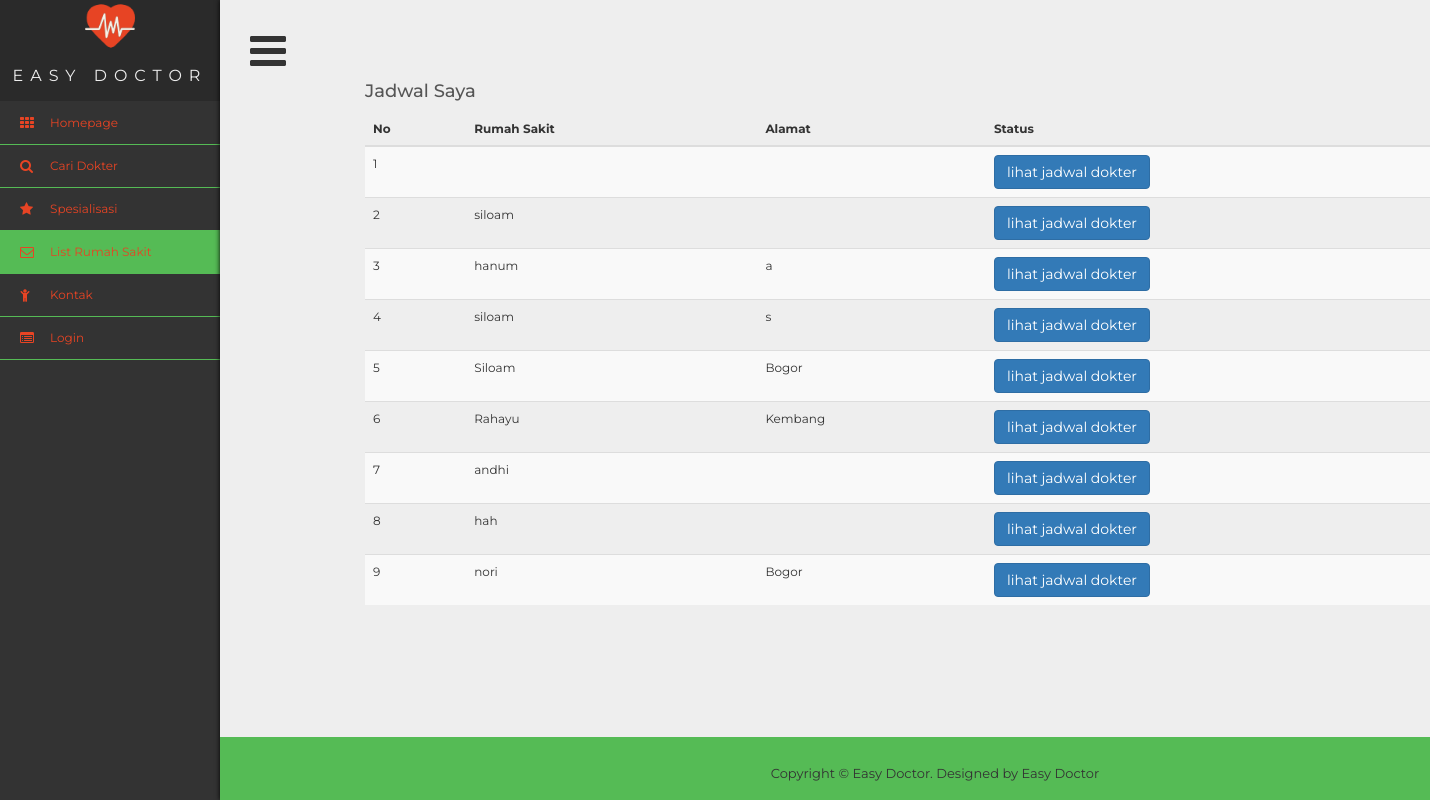
Page /listrs.php on the earlier database version.
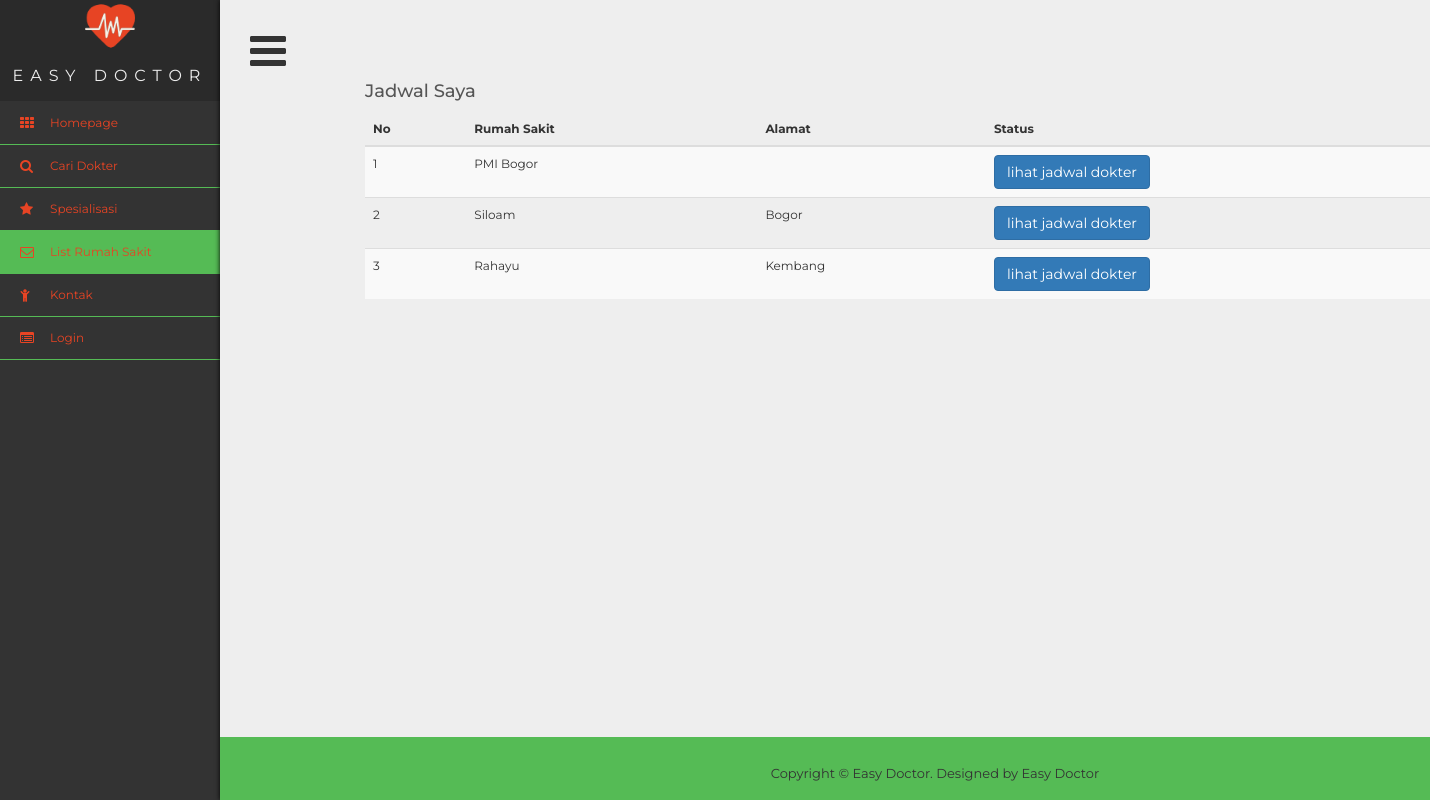
Same page on the later database version.
### tables this page shows
CREATE TABLE `admin_rs` (
  `id_hospital` int(11) NOT NULL,
  `hospital_name` text NOT NULL,
  `email` varchar(45) NOT NULL,
  `phone_number` text NOT NULL,
  `street` varchar(24) NOT NULL,
  `city` text NOT NULL,
  `province` text NOT NULL,
  `username` varchar(20) NOT NULL,
  `password` varchar(45) NOT NULL,
  `photo_rs` varchar(100) NOT NULL
);

### listrs.php (the view, shortened to what this page needs)
<?php
  include 'connect.php';
  $query_rs = mysqli_query($connect, "SELECT * FROM admin_rs");
  ?>
<!DOCTYPE html>
<html >
<head>
<link rel="stylesheet" type="text/css"  href="css/bootstrap.css">
<link rel="stylesheet" type="text/css" href="fonts/font-awesome/css/font-awesome.css">
<link rel="stylesheet" type="text/css"  href="css/profile.css">
<link rel="stylesheet" href="css/style3.css">
<link rel="stylesheet" type="text/css"  href="css/animate.css">
<link rel="stylesheet" type="text/css"  href="css/animate.min.css">
<link rel="stylesheet" type="text/css" href="css/prettyPhoto.css">
</head>
</head>
<body>
  <div class='wrapper'>
  <div class='sidebar'>
    <div class='title'>
      <img src="ico/cardiogram.png" width="50" height="50" align="middle" ><br>
Easy Doctor
    </div>
    <ul class='nav'>
      <li>
        <a href="index.php">Homepage</a>
      </li>
            <li>
        <a>Cari Dokter</a>
      </li>
      <li class="dropdown">
        <a a href="#" class="dropdown-toggle" data-toggle="dropdown">Spesialisasi</a>
      </li>
      <li style="list-style-type:'\f08b'">
        <a href = "listrs.php" class='active'>List Rumah Sakit</a>
      </li>
      <li>
        <a>Kontak</a>
      </li>
      <?php if($_SESSION['id_patient']=="nouser"){ ?>
        <li style="list-style-type:'\f08b'">
          <a href = "signin.php">Login</a>
        </li>
      <?php } ?>
    </ul>
  </div>
  <div class='content isOpen'>
    <a class='button'></a>
<div class="container">
	<div class="row">
        <div class="col-md-12">
        <h4>Jadwal Saya</h4>
        <div class="table-responsive">
              <table id="mytable" class="table table-bordred table-striped">
                   <thead>
                   <th>No</th>
                   <th>Rumah Sakit</th>
                    <th>Alamat</th>
					   <th>Status</th>
                   </thead>
    <tbody>
      <?php
      	$count = 1;
      	while($result_rs = mysqli_fetch_array($query_rs)){
          echo
      		'<tr>
      			<td>'.$count++.'</td>
      			<td>'.$result_rs['hospital_name'].'</td>
      			<td>'.$result_rs['city'].'</td>
      			<td><a href="see_doctor.php?id='.$result_rs['id_hospital'].'"><button type="button" class="btn btn-primary">lihat jadwal dokter</button></td>
      		   </tr>';
      	}
      ?>
    </tbody>
</table>
            </div>
        </div>
	</div>
</div>
	<div id="footer">
  <div class="container">
    <p>Copyright &copy; Easy Doctor. Designed by <a href="#" rel="nofollow">Easy Doctor</a></p>
  </div>
</div>
</div>
  </div>
</body>
</body>
</html>

Differences in the rows shown:
removed admin_rs: hospital_name "siloam"
removed admin_rs: hospital_name "hanum", city "a"
removed admin_rs: hospital_name "siloam", city "s"
removed admin_rs: hospital_name "andhi"
removed admin_rs: hospital_name "hah"
removed admin_rs: hospital_name "nori", city "Bogor"
changed admin_rs: hospital_name (not shown) → "PMI Bogor"
